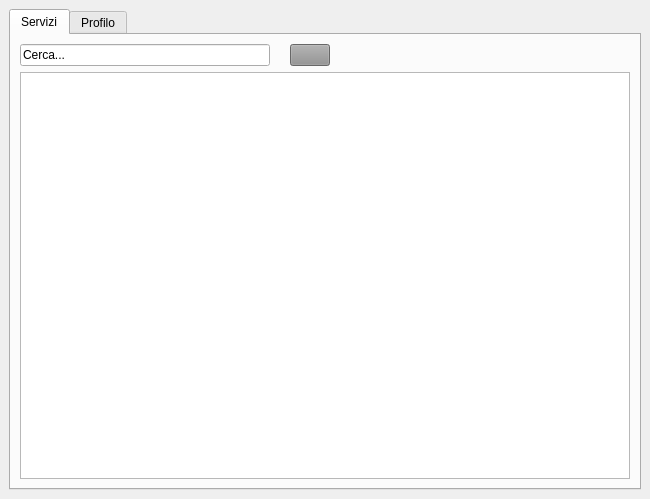
<?xml version="1.0" encoding="UTF-8"?>
<ui version="4.0">
 <class>MainWindow</class>
 <widget class="QMainWindow" name="MainWindow">
  <property name="geometry">
   <rect>
    <x>0</x>
    <y>0</y>
    <width>650</width>
    <height>499</height>
   </rect>
  </property>
  <property name="windowTitle">
   <string>MainWindow</string>
  </property>
  <widget class="QWidget" name="centralwidget">
   <layout class="QVBoxLayout" name="verticalLayout_2">
    <item>
     <widget class="QTabWidget" name="tabWidget">
      <property name="currentIndex">
       <number>0</number>
      </property>
      <widget class="QWidget" name="tab">
       <attribute name="title">
        <string>Servizi</string>
       </attribute>
       <layout class="QVBoxLayout" name="verticalLayout_3">
        <item>
         <layout class="QVBoxLayout" name="verticalLayout">
          <property name="sizeConstraint">
           <enum>QLayout::SetMaximumSize</enum>
          </property>
          <item>
           <layout class="QHBoxLayout" name="horizontalLayout">
            <property name="spacing">
             <number>20</number>
            </property>
            <property name="rightMargin">
             <number>300</number>
            </property>
            <item>
             <widget class="QLineEdit" name="lineEdit">
              <property name="inputMask">
               <string>Cerca...</string>
              </property>
              <property name="text">
               <string>Cerca...</string>
              </property>
             </widget>
            </item>
            <item>
             <widget class="QPushButton" name="pushButton">
              <property name="cursor">
               <cursorShape>OpenHandCursor</cursorShape>
              </property>
              <property name="autoFillBackground">
               <bool>false</bool>
              </property>
              <property name="styleSheet">
               <string notr="true">background-color: rgb(144, 144, 144);</string>
              </property>
              <property name="text">
               <string/>
              </property>
              <property name="icon">
               <iconset>
                <normaloff>../resources/cerca.png</normaloff>../resources/cerca.png</iconset>
              </property>
             </widget>
            </item>
           </layout>
          </item>
          <item>
           <widget class="QTableView" name="tableView"/>
          </item>
         </layout>
        </item>
       </layout>
      </widget>
      <widget class="QWidget" name="tab_2">
       <attribute name="title">
        <string>Profilo</string>
       </attribute>
       <layout class="QVBoxLayout" name="verticalLayout_5">
        <item>
         <layout class="QHBoxLayout" name="horizontalLayout_2">
          <item>
           <widget class="QPushButton" name="pushButton_2">
            <property name="text">
             <string>Modifica utente</string>
            </property>
           </widget>
          </item>
          <item>
           <widget class="QPushButton" name="pushButton_3">
            <property name="text">
             <string>Log out</string>
            </property>
           </widget>
          </item>
         </layout>
        </item>
        <item>
         <layout class="QVBoxLayout" name="verticalLayout_4">
          <item>
           <layout class="QHBoxLayout" name="horizontalLayout_3">
            <item>
             <widget class="QLabel" name="label">
              <property name="text">
               <string>Username</string>
              </property>
             </widget>
            </item>
            <item>
             <widget class="QLabel" name="label_2">
              <property name="text">
               <string>TextLabel</string>
              </property>
             </widget>
            </item>
           </layout>
          </item>
          <item>
           <layout class="QHBoxLayout" name="horizontalLayout_4">
            <item>
             <widget class="QLabel" name="label_3">
              <property name="text">
               <string>Password</string>
              </property>
             </widget>
            </item>
            <item>
             <widget class="QLabel" name="label_4">
              <property name="text">
               <string>TextLabel</string>
              </property>
             </widget>
            </item>
           </layout>
          </item>
         </layout>
        </item>
       </layout>
      </widget>
     </widget>
    </item>
   </layout>
  </widget>
 </widget>
 <resources/>
 <connections/>
</ui>
